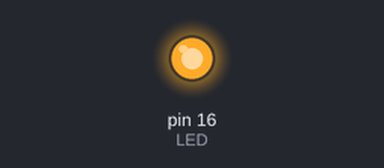
A sketch run on a simulated Arduino Uno, built for the host (arithmetic inside an expression is 32-bit, double 64-bit). Shown: output pins drawn as LEDs (lit = HIGH). No radio packets arrive unless stated; what the sketch prints to the serial monitor is not drawn.

Above: at 0.1 s.
Timing chart, 0 to 1.6 s (numbered marks = the images above):
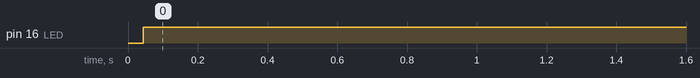

Measured:
- by itself, pin 16 (LED): LOW → HIGH at 0.04 s

The sketch:

NRF24t_g_t_my.ino
```cpp
#include <SPI.h>
#include "printf.h"
#include "RF24.h"

RF24 radio(8, 10);  // using pin 7 for the CE pin, and pin 8 for the CSN pin

// Let these addresses be used for the pair
const byte addr[] = "1Node";
float payload = 0.0;

unsigned long ff = 0;
double t, f;
int LED = 16;

void setup() {
  Serial.begin(115200);
  if (!radio.begin()) {
    Serial.println(F("radio hardware is not responding!!"));
    while (1) {}  // hold in infinite loop
  }
  radio.setPALevel(RF24_PA_LOW);  // RF24_PA_MAX is default.
  //radio.setPayloadSize(sizeof(payload));  // float datatype occupies 4 bytes
  radio.openWritingPipe(addr);  // always uses pipe 0
  radio.openReadingPipe(1, addr);  // using pipe 1
  radio.stopListening();  // put radio in TX mode
  //radio.setDataRate(RF24_2MBPS);

  //For debugging info
  //printf_begin();             // needed only once for printing details
  //radio.printDetails();       // (smaller) function that prints raw register values
  //radio.printPrettyDetails(); // (larger) function that prints human readable data
  pinMode(LED, OUTPUT);
}

void loop() {
  String msg = String(t / 1000, 3) + "," + String(t / 995, 5) + "," + String(t / 832, 6) + "," + String(t / 750, 7) + "," + String(t / 1100, 7) + "," + String(t / 1052, 7) + "," + String(t / 1024, 7) + "," + String(t / 995, 5) + "," + String(t / 832, 6) + "," + String(t / 750, 7) + "," + String(t / 1100, 7) + "," + String(t / 1052, 7) + "," + String(t / 1024, 7);
  char msgg[msg.length()];
  msg.toCharArray(msgg, msg.length() + 1); //新增char 版
  String tmsg[10];
  char ttmsg[32] = "";
  bool report;
  String tttmsg = "";
  unsigned long start_timer;
  unsigned long end_timer;
  byte j = 0; byte k = 1;

  for (int i = 0; i < msg.length(); i++) {
    tmsg[j] += msgg[i];
    k++;
    if (k % 31 == 0) {//每32 char分割
      j++;
    }
  }

  Serial.print(F("transmit "));  // payload was delivered
  Serial.print(sizeof(msgg));  // payload was delivered
  Serial.println(F(" chars"));  // payload was delivered
  for (j = 0; j < ((msg.length() / 31)) + 1; j++) { //每32 char分割發送
    //Serial.print(tmsg[j]);
    tmsg[j].toCharArray(ttmsg, tmsg[j].length() + 1); //新增char 版
    start_timer = micros();                // start the timer
    report = radio.write(&ttmsg, sizeof(ttmsg)); // 傳送資料
    end_timer = micros();                  // end the timer
    tttmsg += tmsg[j];
    Serial.print(ttmsg);
  }
  char wtf = '\n';
  radio.write(&wtf, sizeof(wtf)); // 傳送資料
  Serial.print(wtf);

  Serial.print(F("separat "));
  Serial.print(tttmsg.length());
  Serial.println(F(" strings"));
  Serial.println(tttmsg);

  Serial.print(F("original "));
  Serial.print(msg.length());
  Serial.println(F(" strings"));
  Serial.println(msg);
  t = millis() / 1000;
  f = ff / t;
  ff++;
  Serial.print(f);  // if f down to 3hz capacitor uncontact
  Serial.println(" hz");


  // This device is a TX node
  //unsigned long start_timer = micros();                // start the timer
  //bool report = radio.write(&start_timer, sizeof(start_timer));  // transmit & save the report
  //unsigned long end_timer = micros();                  // end the timer

  if (report) {
    Serial.print(F("Transmission successful! "));  // payload was delivered
    Serial.print(F("Time to transmit = "));
    Serial.print(end_timer - start_timer);  // print the timer result
    Serial.print(F(" us ,complete by "));
    Serial.print(j);
    Serial.println(F(" times"));
    digitalWrite(LED, HIGH);
  } else {
    Serial.println(F("Transmission failed or timed out"));  // payload was not delivered
    digitalWrite(LED, LOW);
  }

  //radio.printPrettyDetails(); // (larger) function that prints human readable data
  delay(5);  // slow transmissions down by 1 second
}
```
